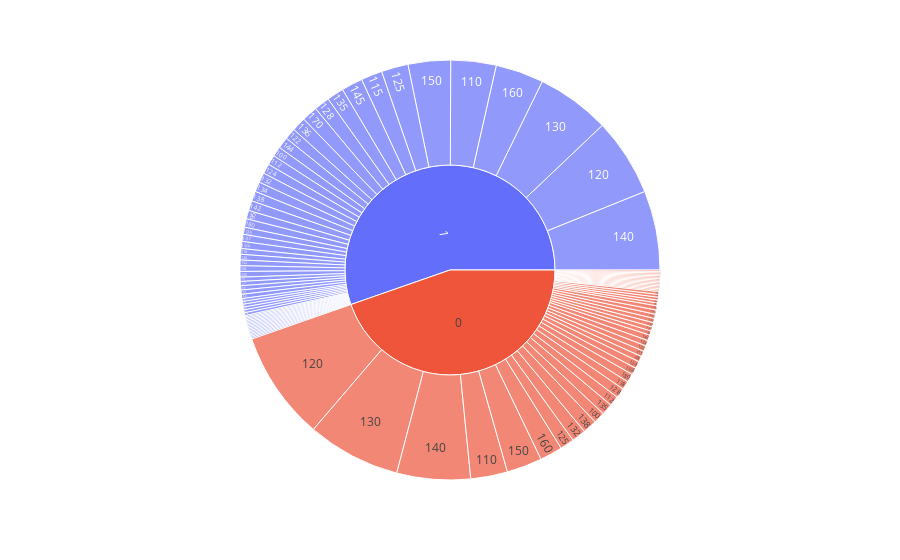

This figure's notebook cell:
### Markdown cell above
REsting BP

### Code cell
px.sunburst(heart_df, path=['HeartDisease', 'RestingBP'])

### Figure 1 — Plotly figure (JSON) as saved in the notebook; plotly's stock layout.template omitted (floating-point values rounded to 4 significant figures)
{"data": [{"branchvalues": "total", "domain": {"x": [0, 1], "y": [0, 1]}, "hovertemplate": "labels=%{label}<br>count=%{value}<br>parent=%{parent}<br>id=%{id}<extra></extra>", "ids": ["0/80", "1/92", "0/94", "1/95", "1/96", "0/98", "0/100", "1/100", "0/101", "0/102", "1/102", "0/104", "1/104", "0/105", "1/105", "0/106", "1/106", "0/108", "1/108", "0/110", "1/110", "0/112", "1/112", "0/113", "0/114", "1/114", "0/115", "1/115", "1/116", "1/117", "0/118", "1/118", "0/120", "1/120", "0/122", "1/122", "0/123", "1/123", "0/124", "1/124", "0/125", "1/125", "0/126", "1/126", "1/127", "0/128", "1/128", "0/129", "0/130", "1/130", "0/131", "1/131", "0/132", "1/132", "0/133", "1/133", "0/134", "1/134", "0/135", "1/135", "0/136", "1/136", "1/137", "0/138", "1/138", "0/139", "1/139", "0/140", "1/140", "1/141", "0/142", "1/142", "1/143", "1/144", "0/145", "1/145", "0/146", "1/146", "0/148", "1/148", "0/150", "1/150", "0/152", "1/152", "0/154", "1/154", "0/155", "1/155", "0/156", "1/156", "1/158", "0/160", "1/160", "1/164", "1/165", "0/170", "1/170", "0/172", "1/172", "1/174", "0/178", "1/178", "0/180", "1/180", "1/185", "0/190", "1/190", "1/192", "1/200", "0", "1"], "labels": ["80", "92", "94", "95", "96", "98", "100", "100", "101", "102", "102", "104", "104", "105", "105", "106", "106", "108", "108", "110", "110", "112", "112", "113", "114", "114", "115", "115", "116", "117", "118", "118", "120", "120", "122", "122", "123", "123", "124", "124", "125", "125", "126", "126", "127", "128", "128", "129", "130", "130", "131", "131", "132", "132", "133", "133", "134", "134", "135", "135", "136", "136", "137", "138", "138", "139", "139", "140", "140", "141", "142", "142", "143", "144", "145", "145", "146", "146", "148", "148", "150", "150", "152", "152", "154", "154", "155", "155", "156", "156", "158", "160", "160", "164", "165", "170", "170", "172", "172", "174", "178", "178", "180", "180", "185", "190", "190", "192", "200", "0", "1"], "name": "", "parents": ["0", "1", "0", "1", "1", "0", "0", "1", "0", "0", "1", "0", "1", "0", "1", "0", "1", "0", "1", "0", "1", "0", "1", "0", "0", "1", "0", "1", "1", "1", "0", "1", "0", "1", "0", "1", "0", "1", "0", "1", "0", "1", "0", "1", "1", "0", "1", "0", "0", "1", "0", "1", "0", "1", "0", "1", "0", "1", "0", "1", "0", "1", "1", "0", "1", "0", "1", "0", "1", "1", "0", "1", "1", "1", "0", "1", "0", "1", "0", "1", "0", "1", "0", "1", "0", "1", "0", "1", "0", "1", "1", "0", "1", "1", "1", "0", "1", "0", "1", "1", "0", "1", "0", "1", "1", "0", "1", "1", "1", "", ""], "type": "sunburst", "values": [1, 1, 2, 6, 1, 1, 8, 7, 1, 2, 1, 2, 1, 4, 5, 2, 1, 5, 2, 26, 32, 7, 7, 1, 1, 1, 4, 15, 2, 1, 6, 4, 77, 55, 4, 8, 1, 1, 5, 7, 10, 19, 3, 4, 1, 7, 11, 1, 66, 52, 1, 3, 10, 7, 3, 3, 4, 7, 8, 12, 3, 10, 5, 10, 7, 2, 3, 52, 56, 3, 4, 7, 2, 8, 3, 15, 1, 3, 1, 1, 25, 30, 3, 4, 1, 2, 3, 5, 1, 1, 4, 16, 34, 1, 2, 3, 11, 1, 1, 1, 1, 2, 6, 6, 1, 1, 1, 1, 4, 410, 508]}], "layout": {"legend": {"tracegroupgap": 0}, "margin": {"t": 60}}}
